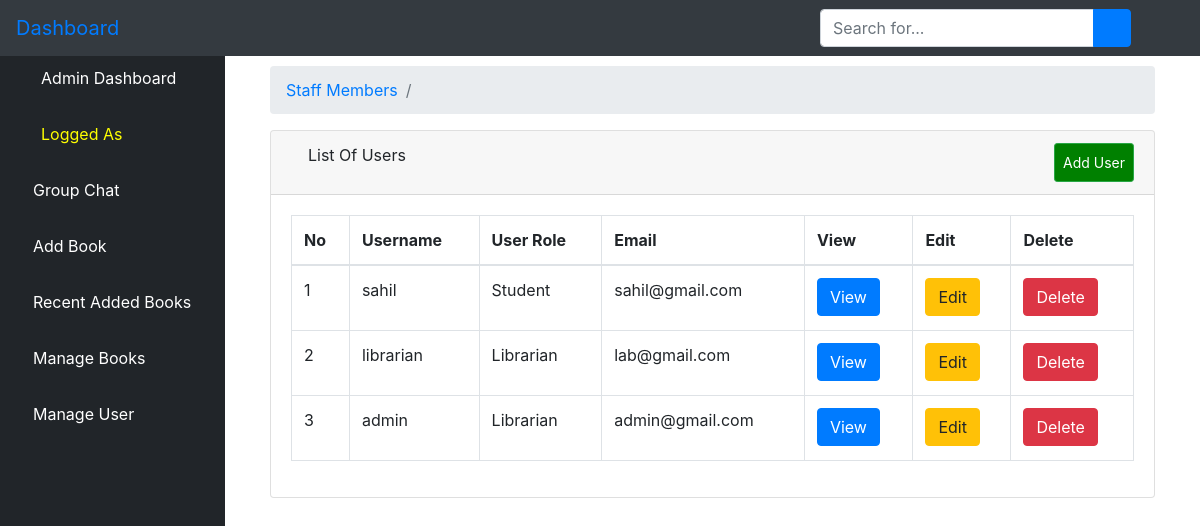
Before: /aluser/ with the older database file.
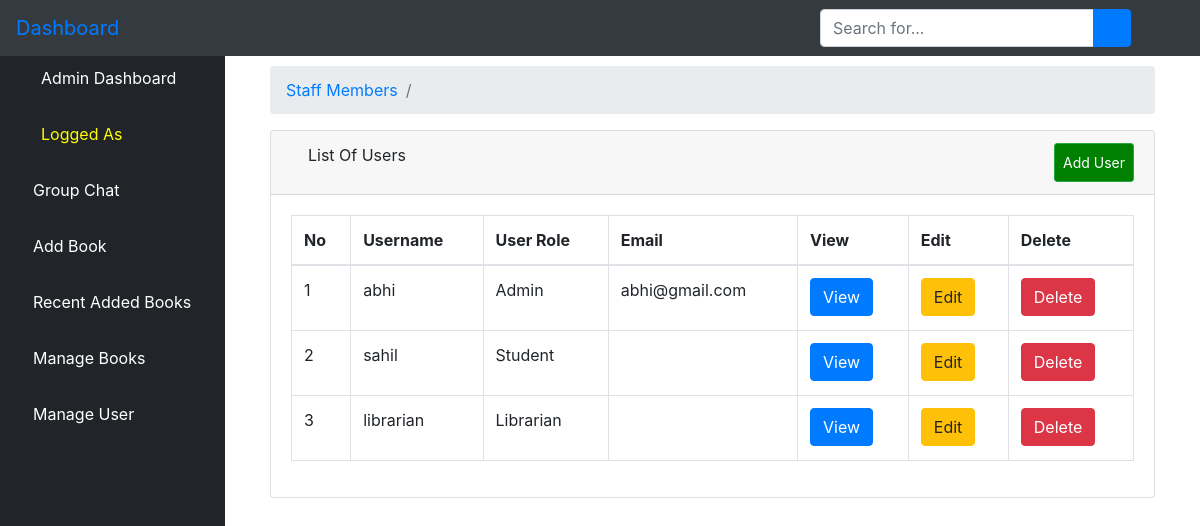
After: the same page with the newer database file.
### bookstore/models.py (models this page shows)
class User(AbstractUser):
    is_admin = models.BooleanField(default=False)
    is_student = models.BooleanField(default=False)
    is_librarian = models.BooleanField(default=False)
    class Meta:
        swappable = 'AUTH_USER_MODEL'

### bookstore/views.py (the view)
# urls.py: path('aluser/', views.ListUserView.as_view(), name='aluser'),
class ListUserView(generic.ListView):
    model = User
    template_name = 'dashboard/list_users.html'
    context_object_name = 'users'
    paginate_by = 4
    def get_queryset(self):
        return User.objects.order_by('-id')

### bookstore/templates/dashboard/list_users.html (shortened to what this page needs)
{% extends 'dashboard/base.html' %}
{% block body %}
        <div class="container-fluid">
        <div class="row">
          <div class="col-12 mb-3">
          <div class="col-12 mb-3">
                <div id="content-wrapper">
        <div class="container-fluid">
            <ol class="breadcrumb">
                <li class="breadcrumb-item">
                    <a href="">Staff Members</a>
                </li>
                <li class="breadcrumb-item active"></li>
            </ol>
            <div class="card mb-3">
                <div class="card-header">
                    <i class="fas fa-table"></i>
                    List Of Users
                    <a  class="btn btn-sm btn-success" href="{% url 'create_user_form' %}" style="padding: 8px; float: right; background-color: green; color: white;">Add User</a>
                </div>
                <div class="card-body">
                    <div class="table-responsive">
                        <table class="table table-bordered" id="dataTable" width="100%" cellspacing="0">
                            <thead>
                            <tr>
                                <th>No</th>
                                <th>Username</th>
                                <th>User Role</th>
                                <th>Email</th>
                                <th>View</th>
                                <th>Edit</th>
                                <th>Delete</th>
                            </tr>
                            </thead>
                            <tbody>
                        {% if users %}
                            {% for user in users %}
                                <tr>
                                    <td>{{ forloop.counter }}</td>
                                    <td>{{ user.username }}</td>
                                    <td>{% if user.is_student == True %}
                                      <p>Student</p>
                                    {% elif user.is_admin == True %}
                                      <p>Admin</p>
                                    {% else %}
                                    <p>Librarian</p>
                                      {% endif %}
                                    </td>
                                    <td>{{ user.email }}</td>
                                    <td>
                <a href="{% url 'alvuser' user.pk %}"><button type="button" class="btn btn-primary"> View</button></a>
                 </td>
                <td>
                <a href="{% url 'aeuser' user.pk %}"><button type="button" class="btn btn-warning"> Edit</button></a>
        </td>
        <td>
          <a href="{% url 'aduser' user.pk %}"><button type="button" class="btn btn-danger"> Delete</button></a></td>
                                </tr>
                            {% endfor %}
                        {% endif %}
                            </tbody>
                        </table>
                    </div>
                </div>
            </div>
        </div>
    </div>
          </div>
        </div>
      </div>
    </div>
{% endblock %}

### bookstore/templates/dashboard/base.html (shortened to what this page needs)
{% load static %}
<!DOCTYPE html>
<html lang="en">
<head>
    {% load static %}
    <link href="{% static 'vendor/fontawesome-free/css/all.min.css' %}" rel="stylesheet" type="text/css">
       <link rel="stylesheet" href="{% static 'assets/css/bootstrap.min.css' %}">
      <link rel="stylesheet" href="{% static 'assets/fonts/font-awesome-4.7.0/css/font-awesome.min.css' %}">
    <link href="{% static 'vendor/datatables/dataTables.bootstrap4.css' %}" rel="stylesheet">
    <link rel="stylesheet" type="text/css" href="{% static 'css/master.css' %}">
    <link href="{% static 'css/sb-admin.css' %}" rel="stylesheet">
</head>
<body id="page-top">
<nav class="navbar navbar-expand navbar-dark bg-dark fixed-top">
    <a class="navbar-brand mr-1 text-primary" href="">Dashboard</a>
    <button class="btn btn-link btn-sm text-white order-1 order-sm-0" id="sidebarToggle" href="#">
        <i class="fas fa-bars"></i>
    </button>
      <form class="d-none d-md-inline-block form-inline ml-auto mr-0 mr-md-3 my-2 my-md-0" action="{% url 'asearch' %}">
        <div class="input-group">
            <input type="text" class="form-control" name="query" placeholder="Search for..." aria-label="Search" aria-describedby="basic-addon2">
            <div class="input-group-append">
                <button class="btn btn-primary" type="submit">
                    <i class="fas fa-search"></i>
                </button>
            </div>
        </div>
    </form>
    <ul class="navbar-nav ml-auto ml-md-0">
        <li class="nav-item dropdown no-arrow">
            <a class="nav-link dropdown-toggle" href="#" id="userDropdown" role="button" data-toggle="dropdown" aria-haspopup="true" aria-expanded="false">
                <i class="fas fa-user-circle fa-fw text-primary"></i>
            </a>
        </li>
    </ul>
</nav>
<div id="wrapper" style="padding-top: 50px">
<ul class="sidebar navbar-nav">
    <li class="nav-item active">
        <a class="nav-link" href="{% url 'dashboard' %}">
            <i class="fas fa-fw fa-tachometer-alt"></i>
            <span>Admin Dashboard</span>
        </a>
    </li>
    <li class="nav-item active">
        <a class="nav-link" href="">
            <i class="fas fa-user-circle fa-fw text-warning"></i>
            <span style="color: yellow">Logged As {{ user.username }}</span>
        </a>
    </li>
    <li class="nav-item">
        <a class="nav-link" href="{% url 'alchat' %}">
            <i class="fas fa-book text-primary"></i>
            <span style="color: white">Group Chat</span>
        </a>
    </li>
        <li class="nav-item">
        <a class="nav-link" href="{% url 'adminaddbook_form' %}">
            <i class="fas fa-book text-primary"></i>
            <span style="color: white">Add Book</span>
        </a>
    </li>
    <li class="nav-item">
        <a class="nav-link" href="{% url 'adminbooklist' %}">
            <i class="fas fa-book text-primary"></i>
            <span style="color: white">Recent Added Books</span>
        </a>
    </li>
      <li class="nav-item">
        <a class="nav-link" href="{% url 'amanagebook' %}">
            <i class="fas fa-book text-primary"></i>
            <span style="color: white">Manage Books</span>
        </a>
    </li>
     <li class="nav-item">
        <a class="nav-link" href="{% url 'aluser' %}">
            <i class="fas fa-user text-primary"></i>
            <span style="color: white">Manage User</span>
        </a>
    </li>
</ul>
    {% block body %}{% endblock %}
</div>

### static/css/master.css (style rules this page uses)
html { scroll-behavior: smooth; }
li { list-style-type: none; }

### bookstore/templates/dashboard/base.html (style rules this page uses)
body { display: flex; flex-direction: column; min-height: 100vh; }

Changed rows visible on the page:
removed User: username "admin", is_student "Librarian", email "admin@gmail.com"
added User: username "abhi", is_student "Admin", email "abhi@gmail.com"
changed User "sahil": email "sahil@gmail.com" → (not shown)
changed User "librarian": email "lab@gmail.com" → (not shown)
